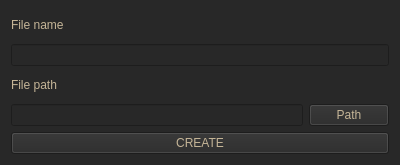
<?xml version="1.0" encoding="UTF-8"?>
<ui version="4.0">
 <class>CreateFile</class>
 <widget class="QWidget" name="CreateFile">
  <property name="geometry">
   <rect>
    <x>0</x>
    <y>0</y>
    <width>400</width>
    <height>165</height>
   </rect>
  </property>
  <property name="minimumSize">
   <size>
    <width>400</width>
    <height>165</height>
   </size>
  </property>
  <property name="maximumSize">
   <size>
    <width>400</width>
    <height>165</height>
   </size>
  </property>
  <property name="windowTitle">
   <string>Form</string>
  </property>
  <property name="styleSheet">
   <string notr="true">background-color: rgb(40, 40, 40);
font: 300 11pt &quot;Cantarell&quot;;
color: rgb(197, 181, 151);</string>
  </property>
  <layout class="QVBoxLayout" name="verticalLayout_3">
   <item>
    <layout class="QVBoxLayout" name="verticalLayout_2">
     <item>
      <widget class="QLabel" name="lb_file_name">
       <property name="text">
        <string>File name</string>
       </property>
      </widget>
     </item>
     <item>
      <widget class="QLineEdit" name="le_file_name">
       <property name="styleSheet">
        <string notr="true">font: italic 9pt &quot;Cantarell&quot;;
color: rgb(197, 181, 151);</string>
       </property>
      </widget>
     </item>
     <item>
      <widget class="QLabel" name="label">
       <property name="text">
        <string>File path</string>
       </property>
      </widget>
     </item>
     <item>
      <layout class="QHBoxLayout" name="horizontalLayout">
       <item>
        <widget class="QLineEdit" name="le_file_path">
         <property name="styleSheet">
          <string notr="true">font: italic 9pt &quot;Cantarell&quot;;</string>
         </property>
        </widget>
       </item>
       <item>
        <widget class="QPushButton" name="pb_path">
         <property name="text">
          <string>Path</string>
         </property>
        </widget>
       </item>
      </layout>
     </item>
     <item>
      <widget class="QPushButton" name="pb_create">
       <property name="text">
        <string>CREATE</string>
       </property>
      </widget>
     </item>
    </layout>
   </item>
  </layout>
 </widget>
 <resources/>
 <connections/>
</ui>
